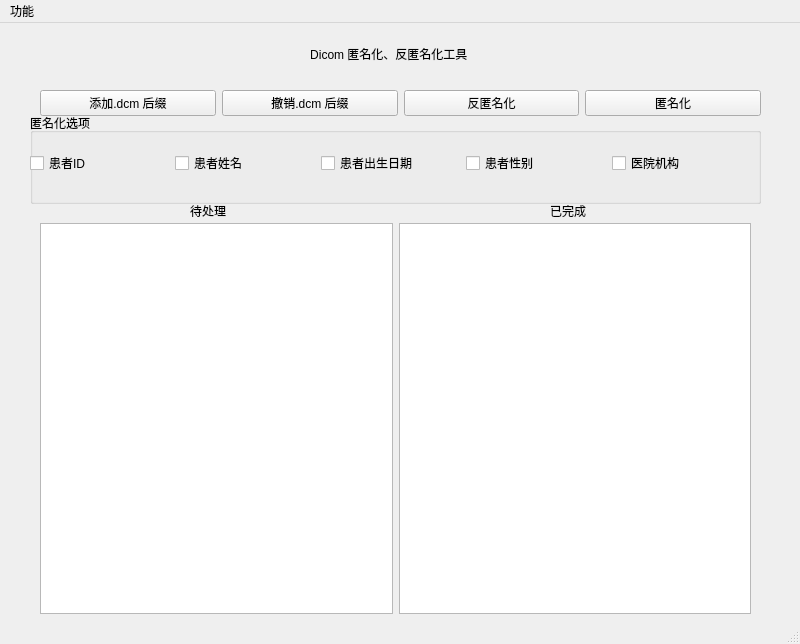
<?xml version="1.0" encoding="UTF-8"?>
<ui version="4.0">
 <class>MainWindow</class>
 <widget class="QMainWindow" name="MainWindow">
  <property name="geometry">
   <rect>
    <x>0</x>
    <y>0</y>
    <width>800</width>
    <height>644</height>
   </rect>
  </property>
  <property name="windowTitle">
   <string>MainWindow</string>
  </property>
  <widget class="QWidget" name="centralwidget">
   <widget class="QWidget" name="horizontalLayoutWidget_2">
    <property name="geometry">
     <rect>
      <x>40</x>
      <y>200</y>
      <width>711</width>
      <height>391</height>
     </rect>
    </property>
    <layout class="QHBoxLayout" name="horizontalLayout_2">
     <item>
      <widget class="QListView" name="listViewundo">
       <property name="tabKeyNavigation">
        <bool>true</bool>
       </property>
       <property name="dragEnabled">
        <bool>true</bool>
       </property>
       <property name="dragDropOverwriteMode">
        <bool>true</bool>
       </property>
       <property name="dragDropMode">
        <enum>QAbstractItemView::InternalMove</enum>
       </property>
       <property name="defaultDropAction">
        <enum>Qt::MoveAction</enum>
       </property>
       <property name="alternatingRowColors">
        <bool>true</bool>
       </property>
       <property name="movement">
        <enum>QListView::Free</enum>
       </property>
      </widget>
     </item>
     <item>
      <widget class="QListView" name="listViewdone"/>
     </item>
    </layout>
   </widget>
   <widget class="QWidget" name="horizontalLayoutWidget">
    <property name="geometry">
     <rect>
      <x>40</x>
      <y>60</y>
      <width>721</width>
      <height>41</height>
     </rect>
    </property>
    <layout class="QHBoxLayout" name="horizontalLayout_3">
     <item>
      <widget class="QPushButton" name="adddcm">
       <property name="text">
        <string>添加.dcm 后缀</string>
       </property>
      </widget>
     </item>
     <item>
      <widget class="QPushButton" name="deletedcm">
       <property name="text">
        <string>撤销.dcm 后缀</string>
       </property>
      </widget>
     </item>
     <item>
      <widget class="QPushButton" name="fanniming">
       <property name="text">
        <string>反匿名化</string>
       </property>
      </widget>
     </item>
     <item>
      <widget class="QPushButton" name="niming">
       <property name="text">
        <string>匿名化</string>
       </property>
      </widget>
     </item>
    </layout>
   </widget>
   <widget class="QLabel" name="label">
    <property name="geometry">
     <rect>
      <x>190</x>
      <y>180</y>
      <width>60</width>
      <height>16</height>
     </rect>
    </property>
    <property name="text">
     <string>待处理</string>
    </property>
   </widget>
   <widget class="QLabel" name="label_2">
    <property name="geometry">
     <rect>
      <x>550</x>
      <y>180</y>
      <width>60</width>
      <height>16</height>
     </rect>
    </property>
    <property name="text">
     <string>已完成</string>
    </property>
   </widget>
   <widget class="QLabel" name="label_3">
    <property name="enabled">
     <bool>true</bool>
    </property>
    <property name="geometry">
     <rect>
      <x>210</x>
      <y>10</y>
      <width>361</width>
      <height>41</height>
     </rect>
    </property>
    <property name="text">
     <string>Dicom 匿名化、反匿名化工具 </string>
    </property>
    <property name="alignment">
     <set>Qt::AlignCenter</set>
    </property>
    <property name="wordWrap">
     <bool>false</bool>
    </property>
    <property name="margin">
     <number>82</number>
    </property>
   </widget>
   <widget class="QGroupBox" name="groupBox">
    <property name="geometry">
     <rect>
      <x>30</x>
      <y>90</y>
      <width>731</width>
      <height>91</height>
     </rect>
    </property>
    <property name="title">
     <string>匿名化选项</string>
    </property>
    <widget class="QWidget" name="horizontalLayoutWidget_3">
     <property name="geometry">
      <rect>
       <x>0</x>
       <y>20</y>
       <width>721</width>
       <height>61</height>
      </rect>
     </property>
     <layout class="QHBoxLayout" name="horizontalLayout_4">
      <item>
       <widget class="QCheckBox" name="PatientID">
        <property name="text">
         <string>患者ID</string>
        </property>
       </widget>
      </item>
      <item>
       <widget class="QCheckBox" name="PatientName">
        <property name="text">
         <string>患者姓名</string>
        </property>
       </widget>
      </item>
      <item>
       <widget class="QCheckBox" name="PatientBirthDate">
        <property name="text">
         <string>患者出生日期</string>
        </property>
       </widget>
      </item>
      <item>
       <widget class="QCheckBox" name="PatientSex">
        <property name="text">
         <string>患者性别</string>
        </property>
       </widget>
      </item>
      <item>
       <widget class="QCheckBox" name="InstitutionName">
        <property name="text">
         <string>医院机构</string>
        </property>
       </widget>
      </item>
     </layout>
    </widget>
   </widget>
  </widget>
  <widget class="QMenuBar" name="menubar">
   <property name="geometry">
    <rect>
     <x>0</x>
     <y>0</y>
     <width>800</width>
     <height>22</height>
    </rect>
   </property>
   <widget class="QMenu" name="menu">
    <property name="title">
     <string>功能</string>
    </property>
    <addaction name="actionwenjian"/>
    <addaction name="separator"/>
    <addaction name="actionwenjianjia"/>
    <addaction name="separator"/>
    <addaction name="separator"/>
    <addaction name="actionmiyao"/>
    <addaction name="separator"/>
    <addaction name="separator"/>
    <addaction name="actionabout"/>
   </widget>
   <addaction name="menu"/>
  </widget>
  <widget class="QStatusBar" name="statusbar"/>
  <action name="actionwenjian">
   <property name="text">
    <string>文件</string>
   </property>
  </action>
  <action name="actionwenjianjia">
   <property name="text">
    <string>文件夹</string>
   </property>
  </action>
  <action name="actionniming">
   <property name="text">
    <string>匿名选项</string>
   </property>
  </action>
  <action name="actionmiyao">
   <property name="text">
    <string>秘钥</string>
   </property>
  </action>
  <action name="actionnohandle">
   <property name="checkable">
    <bool>true</bool>
   </property>
   <property name="checked">
    <bool>true</bool>
   </property>
   <property name="text">
    <string>不处理</string>
   </property>
  </action>
  <action name="actiontianjia">
   <property name="checkable">
    <bool>true</bool>
   </property>
   <property name="checked">
    <bool>false</bool>
   </property>
   <property name="text">
    <string>添加</string>
   </property>
  </action>
  <action name="actionsc">
   <property name="checkable">
    <bool>true</bool>
   </property>
   <property name="text">
    <string>删除</string>
   </property>
  </action>
  <action name="actionabout">
   <property name="text">
    <string>关于</string>
   </property>
  </action>
 </widget>
 <resources/>
 <connections/>
</ui>
